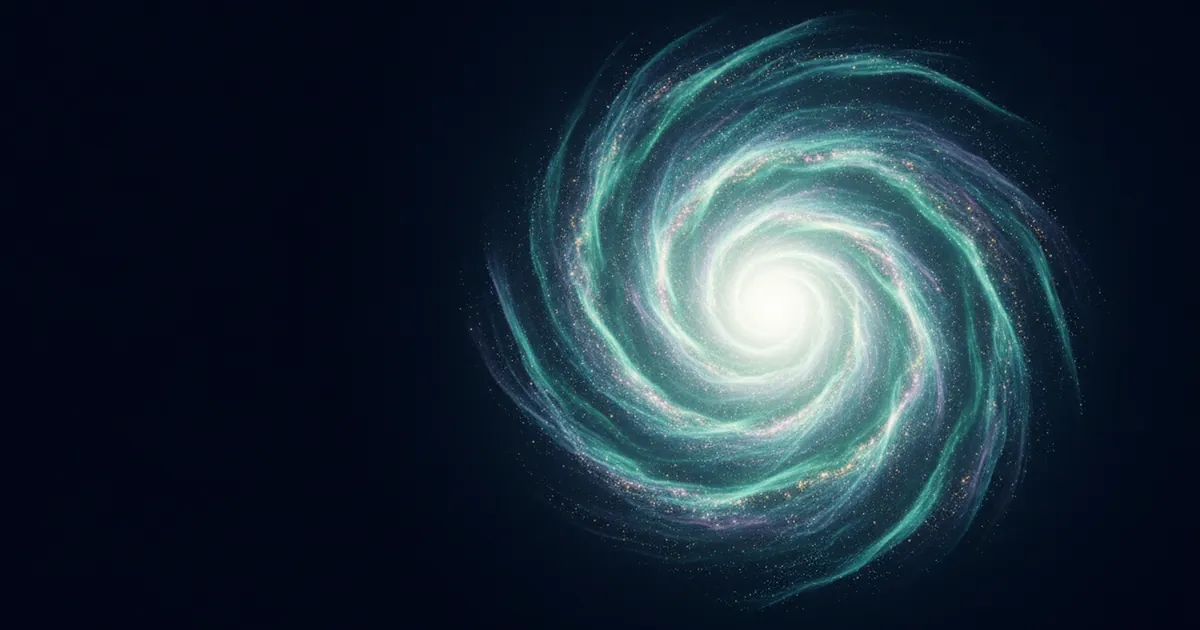
#> input picture raw/galaxy/key-1200x630.webp, 1200 x 630 px, given in place of sky2.png, which was not available
$ python pack.py
#> lines starting #> are read from the running program, lines starting #| are printed output that depends on the picture
import numpy as np, os
from PIL import Image
S='src'; Q=82
def save(im,name,q=Q):
    im.save(name,'WEBP',quality=q,method=6); print(name, im.size, os.path.getsize(name))
# sky: crop 16:9 to 2:1 (centre), wrap left-right by crossfading with a half-width roll
sk=Image.open(f'{S}/sky2.png').convert('RGB'); w,h=sk.size; ch=w//2; sk=sk.crop((0,(h-ch)//2,w,(h-ch)//2+ch)).resize((2048,1024),Image.LANCZOS)
#> further down, sk is the input picture: PIL image 1200x630 RGB; mean R, G, B 29.1, 45.8, 58.4
#> after `w, h = sk.size`: w = 1200; h = 630
#> after `ch = w // 2`: ch = 600
a=np.asarray(sk).astype(np.float32); r=np.roll(a,1024,axis=1)
#> after `r = np.roll(a, 1024, axis=1)`:
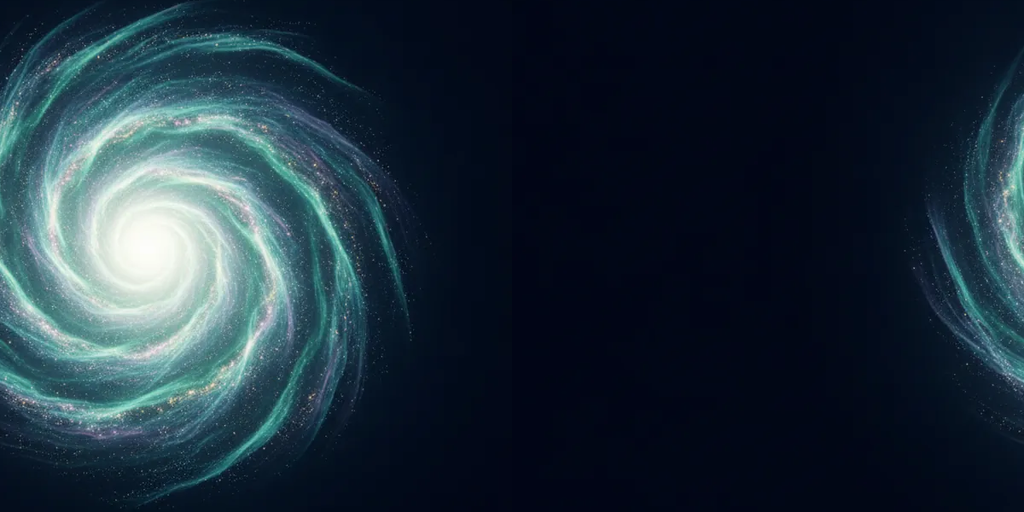
#> r: shape (1024, 2048, 3) float32 (shown at 1/2 size); mean R, G, B 30.1, 47.7, 60.4
x=np.linspace(0,1,2048); wgt=np.clip(np.sin(np.pi*x)*1.6,0,1)[None,:,None]  # 1 in the middle, 0 at both edges
out=a*wgt+r*(1-wgt); sky=Image.fromarray(out.clip(0,255).astype(np.uint8))
save(sky,'sky.webp',80); save(sky.resize((1024,512),Image.LANCZOS),'sky-1024.webp',80)
#| sky.webp (2048, 1024) 103616
#> call 2 of save, with name = 'sky-1024.webp', q = 80
#> in save (call 2), `im.save(name, 'WEBP', quality=q, method=6)`:
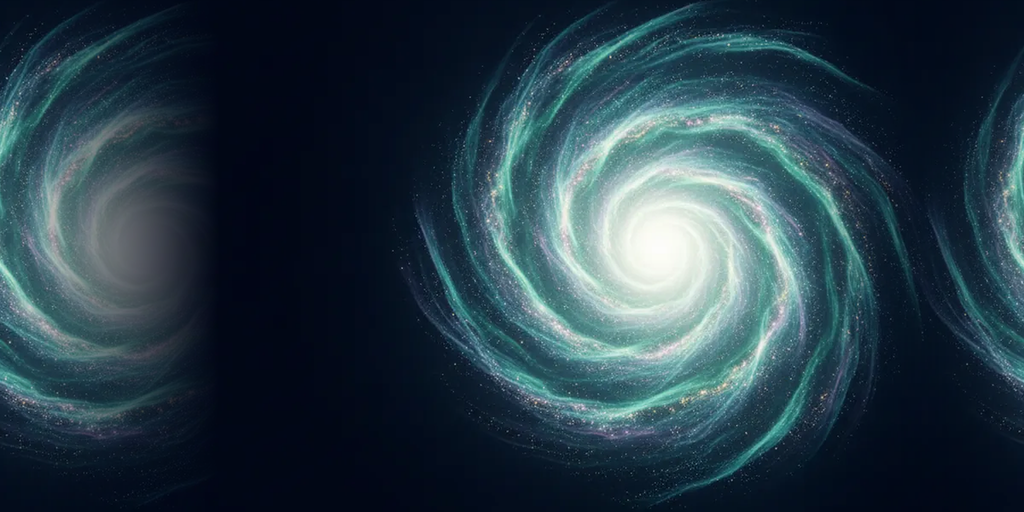
#> saved as sky-1024.webp: PIL image 1024x512 RGB; mean R, G, B 39.8, 60.5, 72
#| sky-1024.webp (1024, 512) 41866
# core / ring: black floor crushed so additive drawing leaves no grey square, edges masked to the quad
def additive(fn,size,out):
#> called with fn = 'core.png', size = 512, out = 'core-glow.webp'
    im=Image.open(f'{S}/{fn}').convert('RGB').resize((size,size),Image.LANCZOS); a=np.asarray(im).astype(np.float32)
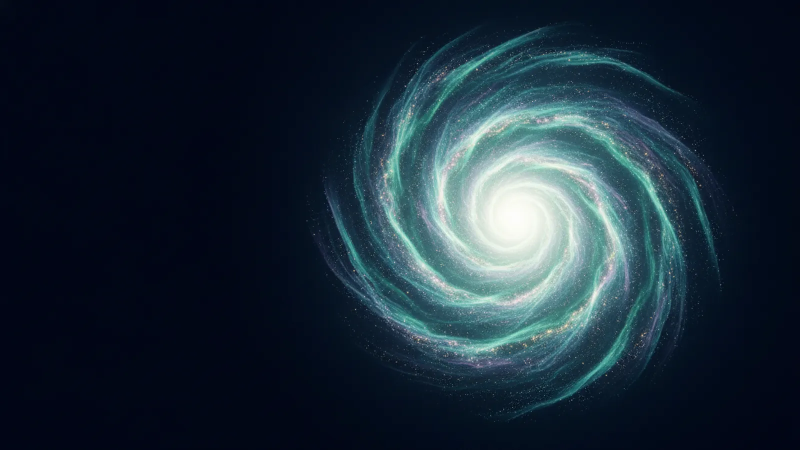
#> input picture raw/galaxy/key-wide.webp, 1600 x 900 px, given in place of core.png, which was not available (shown at 1/2 size)
    a=np.clip((a-10)*255/245,0,255)
    yy,xx=np.mgrid[0:size,0:size]; d=np.hypot(xx-size/2+.5,yy-size/2+.5)/(size/2)
    a*=np.clip((1-d)/0.12,0,1)[...,None]
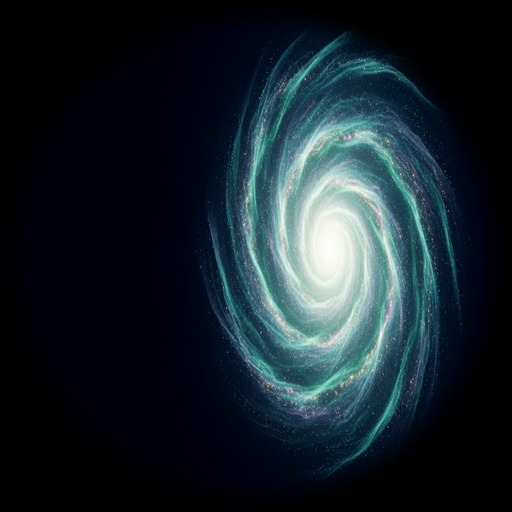
#> a: shape (512, 512, 3) float32; mean R, G, B 23.4, 35.6, 43.3
    save(Image.fromarray(a.astype(np.uint8)),out)
#| core-glow.webp (512, 512) 16548
additive('core.png',512,'core-glow.webp'); additive('ring.png',512,'ring.webp')
#> call 2 of additive, with fn = 'ring.png', size = 512, out = 'ring.webp'
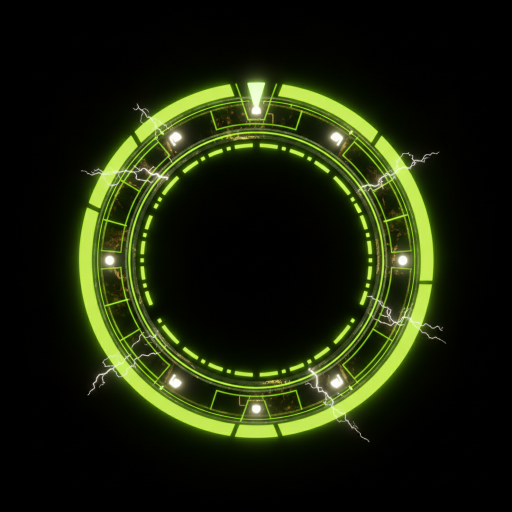
#> input picture raw/arcl/ring.png, 1024 x 1024 px, found by its file name (shown at 1/2 size)
#> in additive (call 2), `im = Image.open(f'{S}/{fn}').convert('RGB').resize((size, size), Image`:
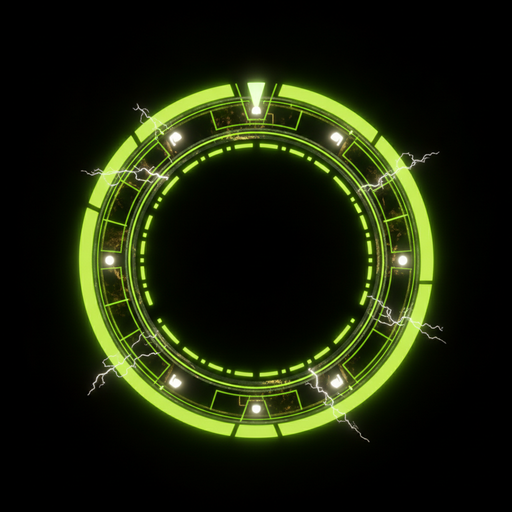
#> im: PIL image 512x512 RGB; mean R, G, B 27.1, 34.2, 11
#| ring.webp (512, 512) 22552
# glows: Meshy's colour (the brightest part of its sprite), drawn as a clean round gaussian on black
for c in ['cyan','mint','gold','violet','red']:
    a=np.asarray(Image.open(f'{S}/glow2-{c}.png').convert('RGB')).astype(np.float32).reshape(-1,3)
    lum=a.sum(1); col=a[lum>=np.percentile(lum,99)].mean(0); g0=col.mean(); col=np.clip(g0+(col-g0)*2.4,0,None); col=col*255/col.max()
#> after `col = a[lum >= np.percentile(lum, 99)].mean(0)`: col = [240.7, 245.8, 237.4]
#> after `g0 = col.mean()`: g0 = 241.3
#> after `col = np.clip(g0 + (col - g0) * 2.4, 0, None)`: col = [239.8, 252.1, 232.1]
#> after `col = col * 255 / col.max()`: col = [242.6, 255, 234.8]
    n=256; yy,xx=np.mgrid[0:n,0:n]; d=np.hypot(xx-n/2+.5,yy-n/2+.5)/(n/2)
    f=np.exp(-(d/0.5)**2*2.0)*np.clip((1-d)/0.15,0,1)
    core=np.exp(-(d/0.08)**2)*0.22   # a whiter centre
    rgb=col[None,None,:]*f[...,None]+255*core[...,None]*f[...,None]
    save(Image.fromarray(rgb.clip(0,255).astype(np.uint8)),f'glow-{c}.webp')
#> in save (call 5), `im.save(name, 'WEBP', quality=q, method=6)`:
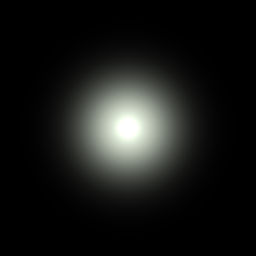
#> saved as glow-cyan.webp: PIL image 256x256 RGB; mean R, G, B 23.6, 24.8, 22.9
#| glow-cyan.webp (256, 256) 838
#> (the run stopped early here; a loop or call above may not have finished)
